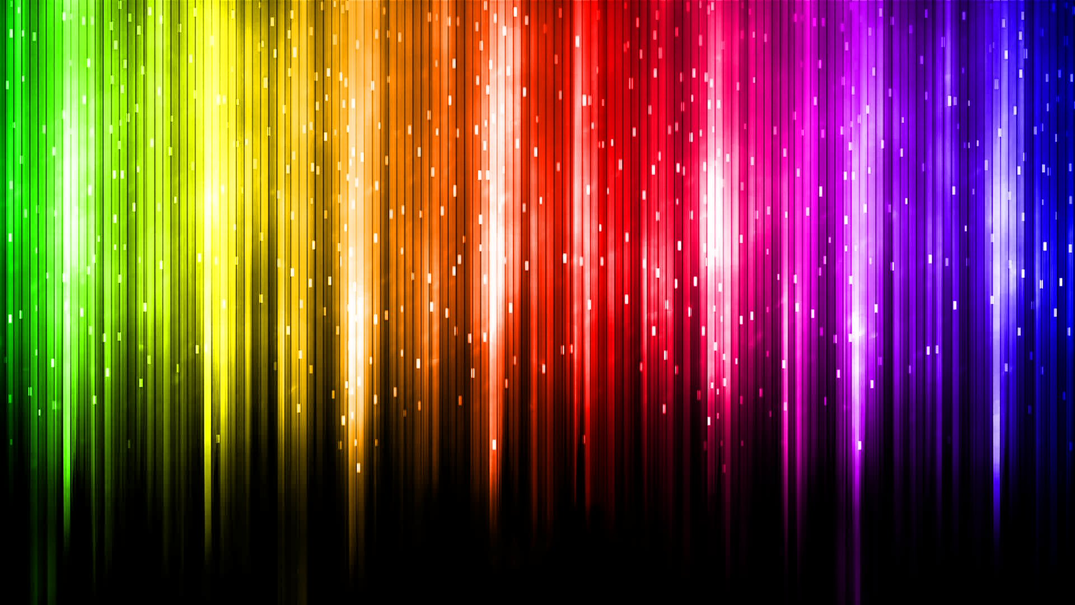
#> input picture lab_2/IMG_INTRO/B01.png, 1075 x 605 px, shrunk from 1920 x 1080 before the run
$ python zadanie_2.py
#> lines starting #> are read from the running program, lines starting #| are printed output that depends on the picture
#> further down, img is the input picture: shape (605, 1075, 3); mean B, G, R 62, 69.8, 117
import cv2
import matplotlib.pyplot as plt


def process_image(img):
    O = img.copy()
    R1 = img.copy()
    R2 = img.copy()
    G1 = img.copy()
    G2 = img.copy()
    B1 = img.copy()
    B2 = img.copy()

    R = img[:, :, 0]
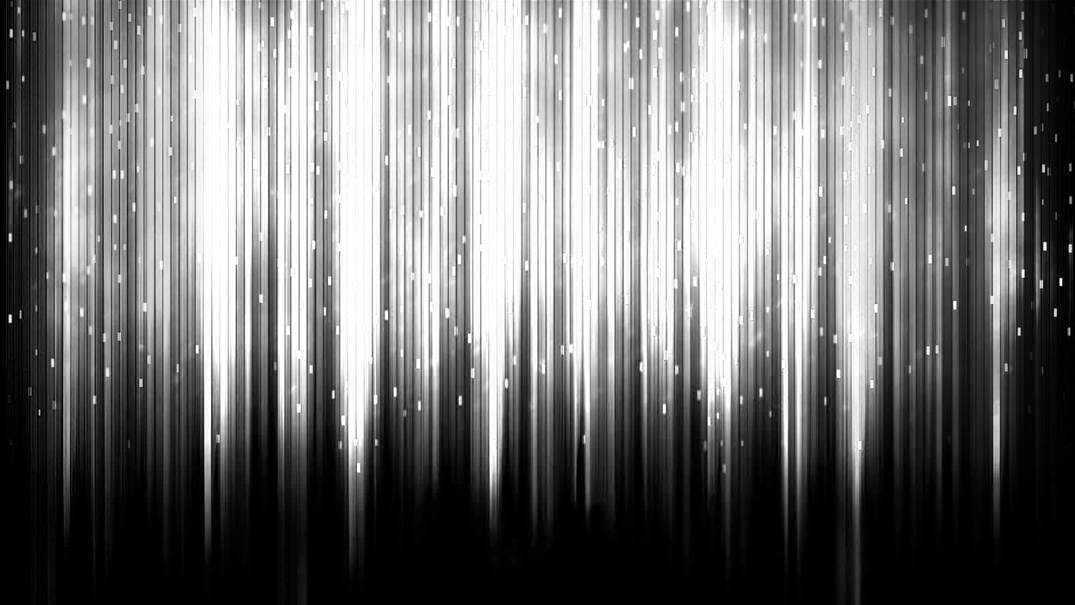
#> R: shape (605, 1075); min 0, max 255, mean 117
    G = img[:, :, 1]
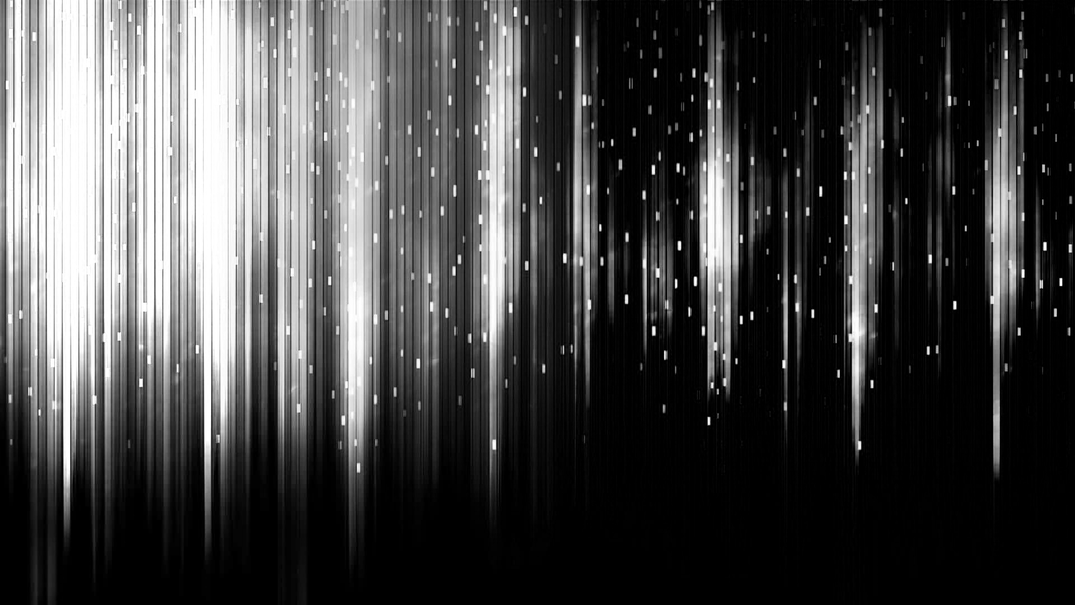
#> G: shape (605, 1075); min 0, max 255, mean 69.8
    B = img[:, :, 2]
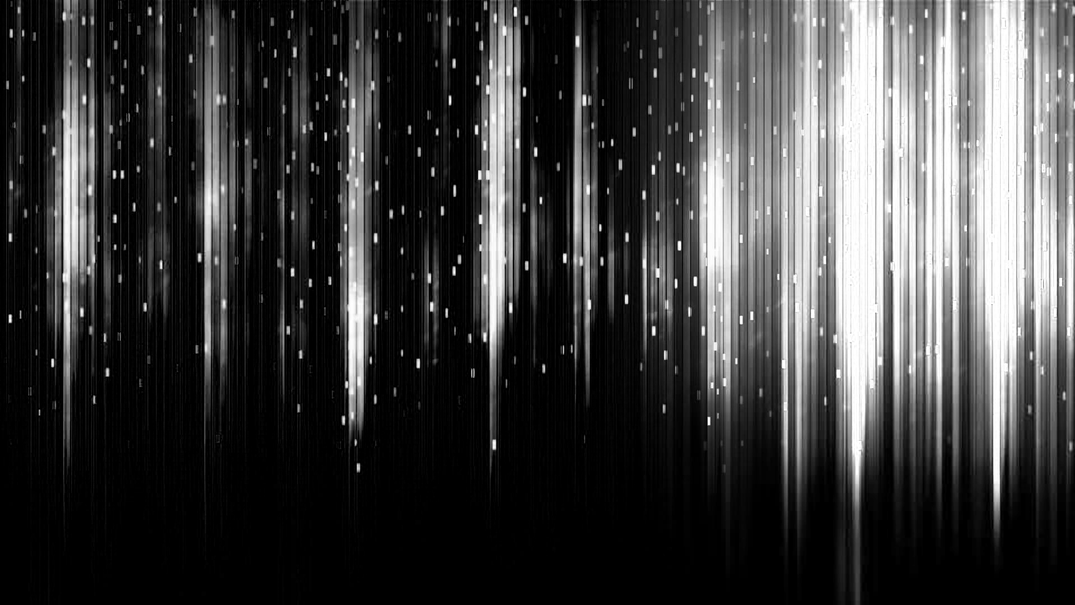
#> B: shape (605, 1075); min 0, max 255, mean 62

    Y1 = 0.299 * R + 0.587 * G + 0.114 * B
    Y2 = 0.2126 * R + 0.7152 * G + 0.0722 * B
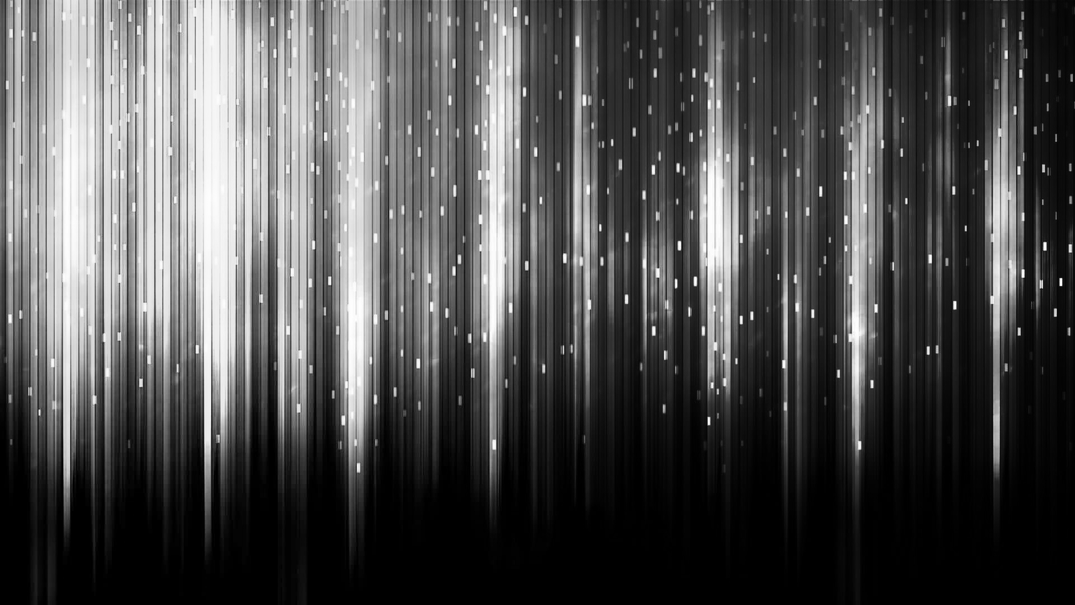
#> Y2: shape (605, 1075) float64; min 0, max 255, mean 79.3

    R1 = R1[:, :, 0]
    G1 = G1[:, :, 1]
    B1 = B1[:, :, 2]

    R2[:, :, 1:3] = 0
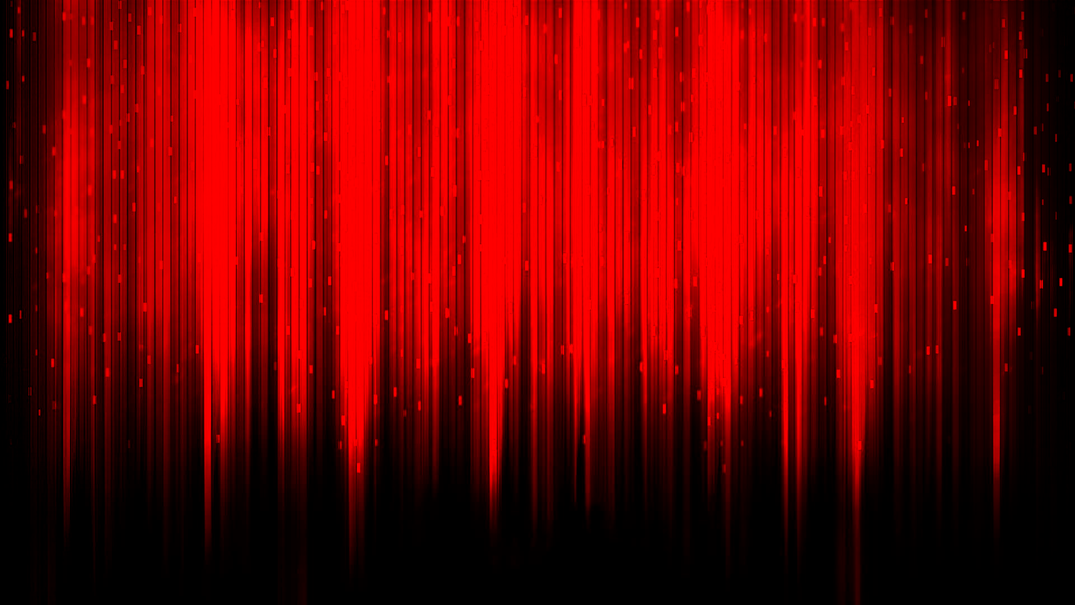
#> R2: shape (605, 1075, 3); mean R, G, B 117, 0, 0
    G2[:, :, [0, 2]] = 0
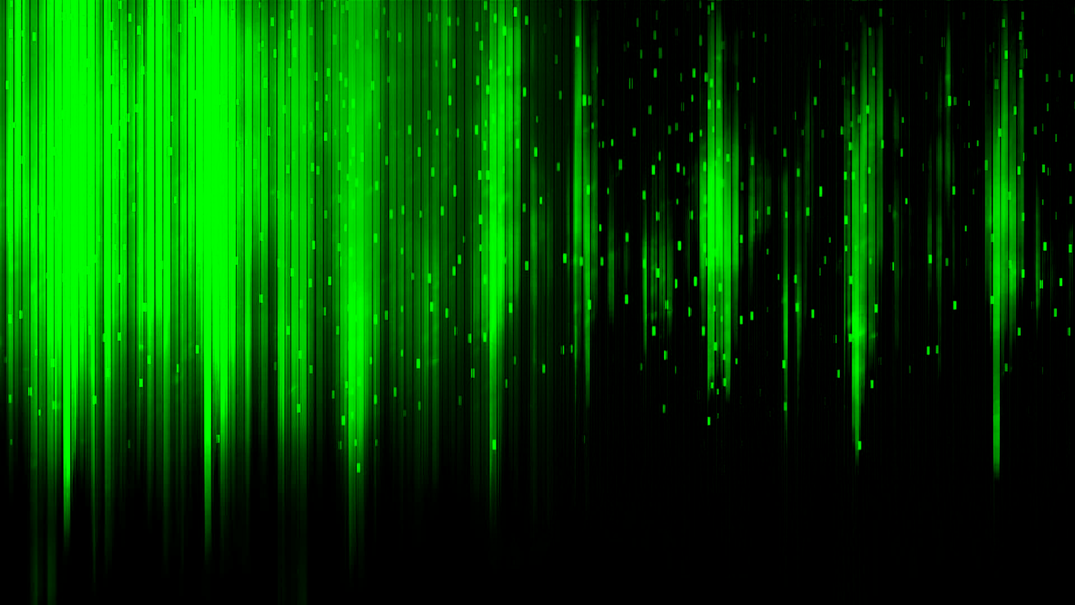
#> G2: shape (605, 1075, 3); mean R, G, B 0, 69.8, 0
    B2[:, :, 0:2] = 0
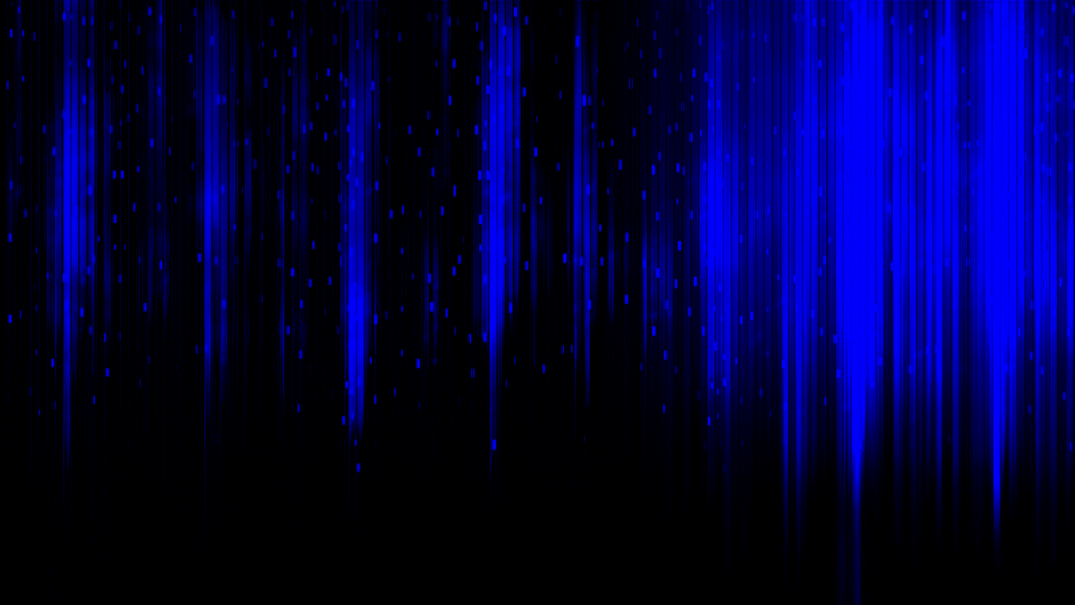
#> B2: shape (605, 1075, 3); mean R, G, B 0, 0, 62

    fig, axs = plt.subplots(3, 3, figsize=(15, 15))

    axs[0, 0].imshow(O)
    axs[0, 1].imshow(Y1, cmap="gray")
    axs[0, 2].imshow(Y2, cmap="gray")

    axs[1, 0].imshow(R1, cmap="gray")
    axs[1, 1].imshow(G1, cmap="gray")
    axs[1, 2].imshow(B1, cmap="gray")

    axs[2, 0].imshow(R2)
    axs[2, 1].imshow(G2)
    axs[2, 2].imshow(B2)

    return fig


img = cv2.imread("IMG_INTRO/B01.png")
img = cv2.cvtColor(img, cv2.COLOR_BGR2RGB)
fig = process_image(img)

plt.savefig("zadanie_2_img/B01.png")

$ run again, with lab_2/IMG_INTRO/B02.jpg saved as lab_2/IMG_INTRO/B01.png
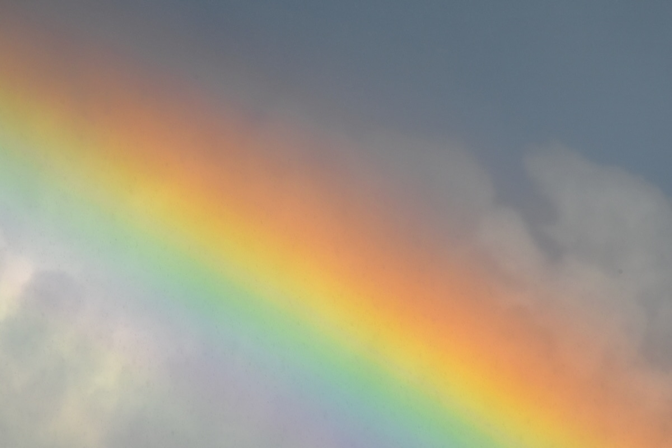
#> input picture lab_2/IMG_INTRO/B02.jpg, 672 x 448 px, shrunk from 1200 x 800 before the run
#> img is the input picture: shape (448, 672, 3); mean B, G, R 131.9, 150.3, 159.6
#> in process_image, `G2[:, :, [0, 2]] = 0`:
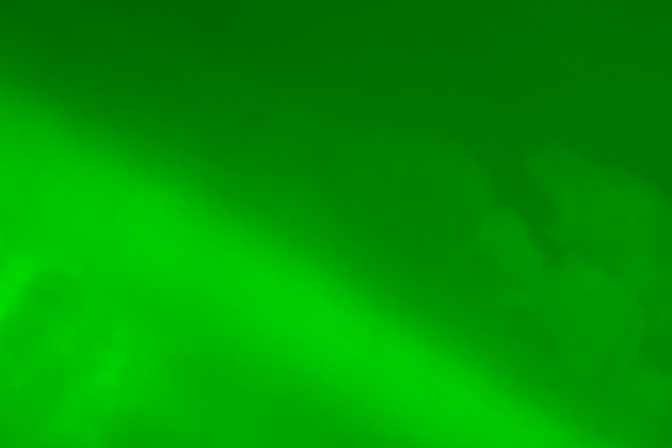
#> G2: shape (448, 672, 3); mean R, G, B 0, 150.3, 0
#> in process_image, `B2[:, :, 0:2] = 0`:
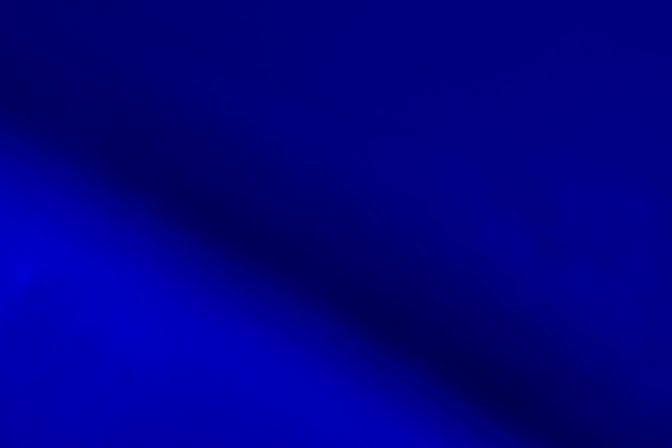
#> B2: shape (448, 672, 3); mean R, G, B 0, 0, 131.9
